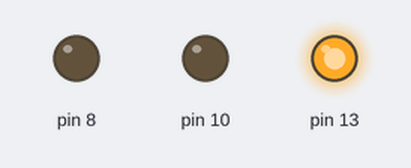
The sketch below on a simulated Arduino Uno, built with avr-gcc and run on an emulated ATmega328P. Shown: output pins drawn as LEDs (lit = HIGH).

Above: at 2.5 s.
At 6.0 s:
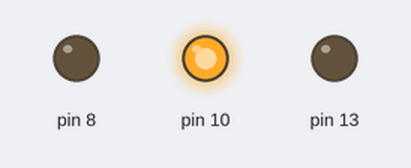
At 9.5 s:
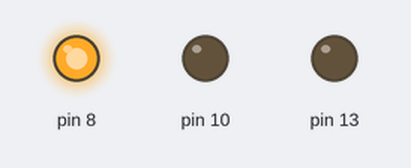
Timing chart, 0 to 15.6 s (numbered marks = the images above):
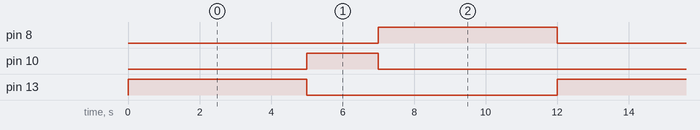

The sketch:

_trafficlightCode.ino
```cpp
// Circuit 1 by Alex Burke (1/29/24)
// Using LEDs to make a traffic light.
// Encountered issues with delay placement, but other than that no issues.

void setup() {
  // initialize digital pins 13,10,8 as an output.
  pinMode(13, OUTPUT);
  pinMode(10, OUTPUT);
  pinMode(8, OUTPUT);
}

// the loop function runs over and over again forever
void loop() {
  digitalWrite(13, HIGH);  // turn the LED on
  delay(5000);             // delay for five seconds
  digitalWrite(13, LOW);   // turn the LED off

  digitalWrite(10, HIGH);
  delay(2000);
  digitalWrite(10, LOW);

  digitalWrite(8, HIGH);
  delay(5000);
  digitalWrite(8, LOW);
}
```

Measured:
- by itself, pin 8, pin 13: alternates HIGH for 5.0 s and LOW for 7.0 s
- by itself, pin 10: alternates HIGH for 2.0 s and LOW for 10.0 s
- by itself, everything shown: repeats every 12.0 s, in 4 steps
